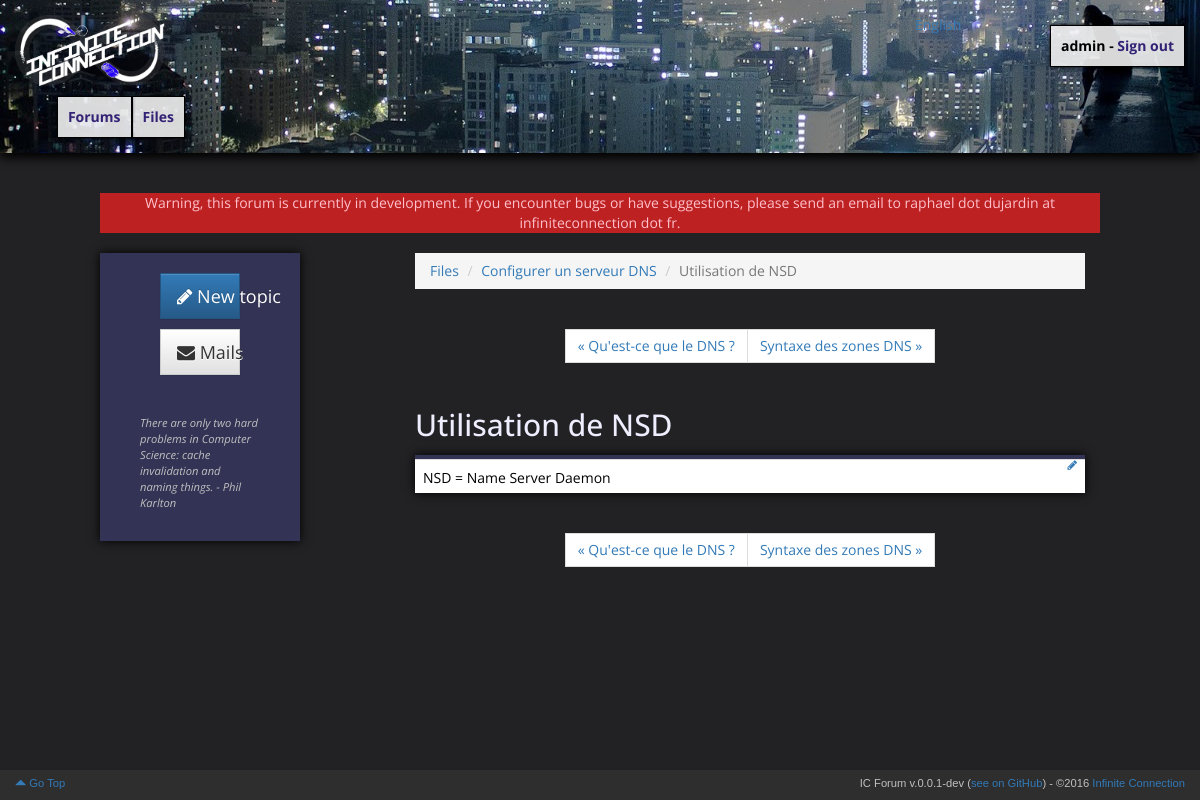
The page /files/chapter/2/ (signed in) on the database as committed earlier.
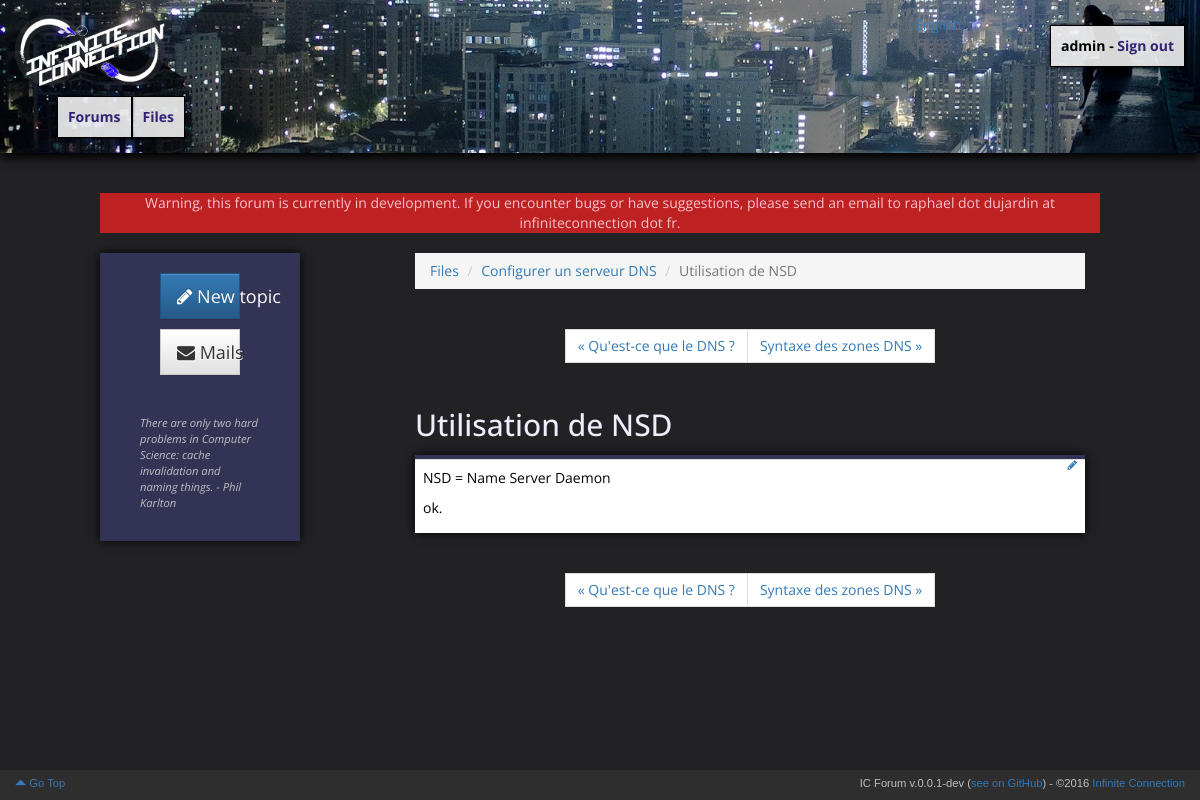
The same page on the database as committed later.
### files/models.py (models this page shows)
class Chapter(models.Model):
	file = models.ForeignKey(File, related_name='chapters', verbose_name=_('File'))
	position = models.PositiveIntegerField(verbose_name=_('Position'))
	title = models.CharField(max_length=100, verbose_name=_('Title'))
	content = models.TextField(verbose_name=_('Content'))
	def __str__(self):
		return self.title

class File(models.Model):
	class Meta:
		permissions = (
			('create_edit_file', _('Can create and edit files')),
		)
	title = models.CharField(max_length=100, verbose_name=_('Title'))
	created = models.DateTimeField(auto_now_add=True, verbose_name=_('Created'))
	updated = models.DateTimeField(auto_now_add=True, verbose_name=_('Updated'))
	tags = models.ManyToManyField(Tag, verbose_name=_('Tags'))
	def __str__(self):
		return self.title

### files/views.py (the view)
# urls.py: url(r'^chapter/(?P<pk>\d+)/$', views.chapter, name='chapter'),
def chapter(request, pk, edit=0):
	chapter = get_object_or_404(Chapter.objects.all(), pk=pk)
	tags = chapter.file.tags.all()
	for tag in tags:
		if tag.only_for.all():
			allowed = False
			for allowed_group in tag.only_for.all():
				if allowed_group in request.user.groups.all():
					allowed = True
			if not allowed:
				return redirect(home)
	try:
		previous_chapter = Chapter.objects.get(file=chapter.file, position=chapter.position - 1)
	except ObjectDoesNotExist:
		previous_chapter = None
	try :
		next_chapter = Chapter.objects.get(file=chapter.file, position=chapter.position + 1)
	except ObjectDoesNotExist:
		next_chapter = None
	can_manage = request.user.has_perm('files.create_edit_file')
	if edit == '1' and can_manage:
		if request.method == 'GET':
			edit_chapter_form = ChapterForm(instance=chapter)
		else:
			edit_chapter_form = ChapterForm(request.POST)
			if edit_chapter_form.is_valid():
				chapter.content = sanitize_html(edit_chapter_form.cleaned_data['content'])
				chapter.file.updated = datetime.datetime.now()
				chapter.save()
				edit_chapter_form = None
	else:
		edit_chapter_form = None
	return _render(request, 'files/chapter.html', {
		'chapter': chapter,
		'previous_chapter': previous_chapter,
		'next_chapter': next_chapter,
		'can_manage': can_manage,
		'edit_chapter_form': edit_chapter_form,
	})

### users/common.py (called while the page is built)
def _render(request, template, extra):
	extra['ic_forum_version'] = settings.IC_FORUM_VERSION
	extra['signed_in_user'] = request.user.username if request.user.is_authenticated() else None
	extra['current_language'] = get_language()
	return render(request, template, extra)

### templates/files/chapter.html
{% extends "forum/_base.html" %}
{% load bootstrap3 %}
{% load i18n %}
{% block content %}
<div class="row">
	<div class="col-md-12">
		<ol class="breadcrumb">
			<li><a href="{% url 'list_files' %}">{% trans "Files" %}</a></li>
			<li><a href="{% url 'file' pk=chapter.file.pk %}">{{ chapter.file }}</a></li>
			<li class="active">{{ chapter }}</li>
		</ol>
	</div>
</div>
<div class="row">
	<div class="col-md-12">
		<nav class="chapter-nav" aria-label="Chapter navigation">
			<ul class="pagination">
				{% if previous_chapter %}
					<li><a href="{% url 'chapter' pk=previous_chapter.pk %}" aria-label="Previous"><span aria-hidden="true">&laquo; {{ previous_chapter }}</span></a></li>
				{% else %}
					<li><span class="default" aria-hidden="true">{{ chapter }}</span></li>
				{% endif %}
				{% if next_chapter %}
					<li><a href="{% url 'chapter' pk=next_chapter.pk %}" aria-label="Next"><span aria-hidden="true">{{ next_chapter }} &raquo;</span></a></li>
				{% else %}
					<li><span class="default" aria-hidden="true">{{ chapter }}</span></li>
				{% endif %}
			</ul>
		</nav>
	</div>
</div>
<div class="row">
	<div class="col-md-12">
		<div id="title">
			<h2>
				{{ chapter }}
			</h2>
		</div>
	</div>
</div>
<div class="row">
	<div class="col-md-12">
		<div class="panel panel-default">
			{% if edit_chapter_form %}
				<div class="panel-heading">{% trans "Editing" %}...<a class="pull-right" href="{% url 'chapter' pk=chapter.pk %}">{% trans "Cancel" %}</a></div>
				<div class="panel-body">
					<form action="" method="post" novalidate>
						{% csrf_token %}
						{% bootstrap_form edit_chapter_form %}
						{% buttons %}
							<button type="submit" class="btn btn-primary">
								<i class="fa fa-pencil" aria-hidden="true"></i> {% trans "Edit" %}
							</button>
						{% endbuttons %}
					</form>
				</div>
			{% else %}
				<div class="panel-heading small">
					{% if can_manage %}
						<a class="pull-right" href="{% url 'chapter' pk=chapter.pk edit=1 %}"><i class="fa fa-pencil" aria-hidden="true"></i></a>
					{% endif %}
				</div>
				<div class="panel-body">
					<div class="row">
						<div class="col-md-12"><div class="msg_body">{{ chapter.content |safe }}</div></div>
					</div>
				</div>
			{% endif %}
		</div>
	</div>
</div>
<div class="row">
	<div class="col-md-12">
		<nav class="chapter-nav" aria-label="Chapter navigation">
			<ul class="pagination">
				{% if previous_chapter %}
					<li><a href="{% url 'chapter' pk=previous_chapter.pk %}" aria-label="Previous"><span aria-hidden="true">&laquo; {{ previous_chapter }}</span></a></li>
				{% else %}
					<li><span aria-hidden="true">{{ chapter }}</span></li>
				{% endif %}
				{% if next_chapter %}
					<li><a href="{% url 'chapter' pk=next_chapter.pk %}" aria-label="Next"><span aria-hidden="true">{{ next_chapter }} &raquo;</span></a></li>
				{% else %}
					<li><span aria-hidden="true">{{ chapter }}</span></li>
				{% endif %}
			</ul>
		</nav>
	</div>
</div>
{% endblock %}

Rows that differ between the two databases and show on the page:
changed Chapter "Utilisation de NSD": content "NSD = Name Server Daemon" → "NSD = Name Server Daemon ok."
